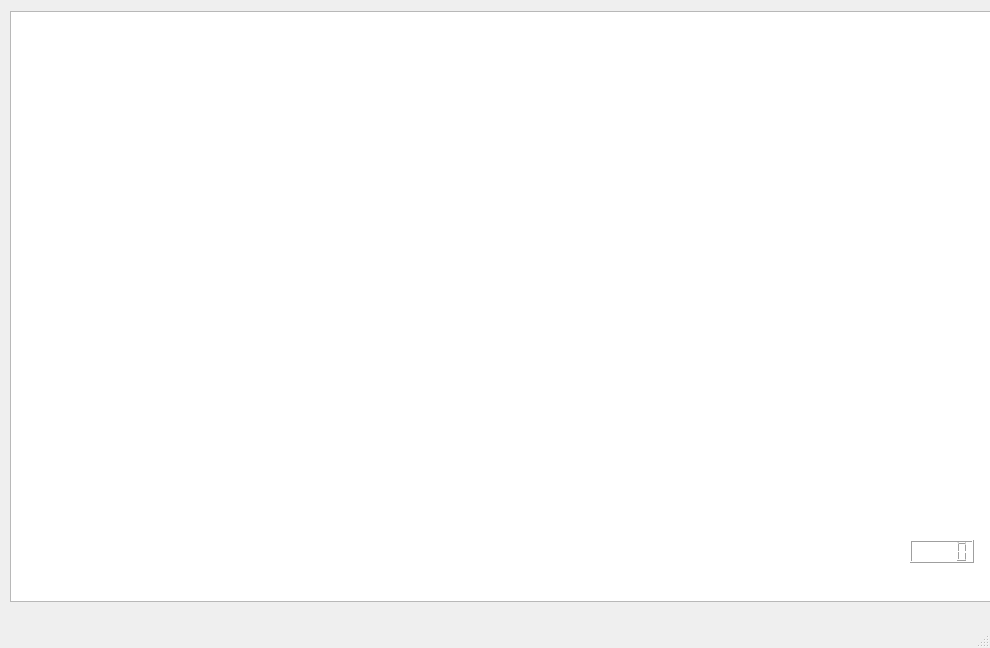
<?xml version="1.0" encoding="UTF-8"?>
<ui version="4.0">
 <class>MainWindow</class>
 <widget class="QMainWindow" name="MainWindow">
  <property name="geometry">
   <rect>
    <x>0</x>
    <y>0</y>
    <width>990</width>
    <height>648</height>
   </rect>
  </property>
  <property name="windowTitle">
   <string>MainWindow</string>
  </property>
  <widget class="QWidget" name="centralwidget">
   <widget class="QGraphicsView" name="graphicsView">
    <property name="geometry">
     <rect>
      <x>10</x>
      <y>11</y>
      <width>981</width>
      <height>591</height>
     </rect>
    </property>
   </widget>
   <widget class="QLCDNumber" name="lcdNumber">
    <property name="geometry">
     <rect>
      <x>910</x>
      <y>540</y>
      <width>64</width>
      <height>23</height>
     </rect>
    </property>
   </widget>
  </widget>
  <widget class="QMenuBar" name="menubar">
   <property name="geometry">
    <rect>
     <x>0</x>
     <y>0</y>
     <width>990</width>
     <height>25</height>
    </rect>
   </property>
  </widget>
  <widget class="QStatusBar" name="statusbar"/>
 </widget>
 <resources/>
 <connections/>
</ui>
